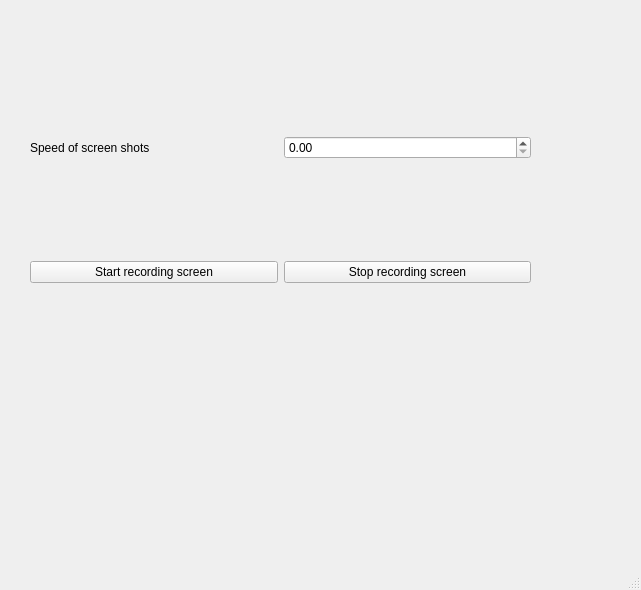
<?xml version="1.0" encoding="UTF-8"?>
<ui version="4.0">
 <class>MainWindow</class>
 <widget class="QMainWindow" name="MainWindow">
  <property name="geometry">
   <rect>
    <x>0</x>
    <y>0</y>
    <width>641</width>
    <height>590</height>
   </rect>
  </property>
  <property name="windowTitle">
   <string>MainWindow</string>
  </property>
  <widget class="QWidget" name="centralwidget">
   <widget class="QWidget" name="gridLayoutWidget">
    <property name="geometry">
     <rect>
      <x>30</x>
      <y>40</y>
      <width>501</width>
      <height>341</height>
     </rect>
    </property>
    <layout class="QGridLayout" name="gridLayout">
     <item row="0" column="1">
      <widget class="QDoubleSpinBox" name="doubleSpinBox"/>
     </item>
     <item row="0" column="0">
      <widget class="QLabel" name="label">
       <property name="text">
        <string>Speed of screen shots</string>
       </property>
      </widget>
     </item>
     <item row="2" column="0">
      <widget class="QPushButton" name="start_button">
       <property name="text">
        <string>Start recording screen</string>
       </property>
      </widget>
     </item>
     <item row="2" column="1">
      <widget class="QPushButton" name="stop_button">
       <property name="text">
        <string>Stop recording screen</string>
       </property>
      </widget>
     </item>
    </layout>
   </widget>
  </widget>
  <widget class="QStatusBar" name="statusbar"/>
  <action name="actiontitle">
   <property name="text">
    <string>title</string>
   </property>
  </action>
 </widget>
 <resources/>
 <connections/>
</ui>
